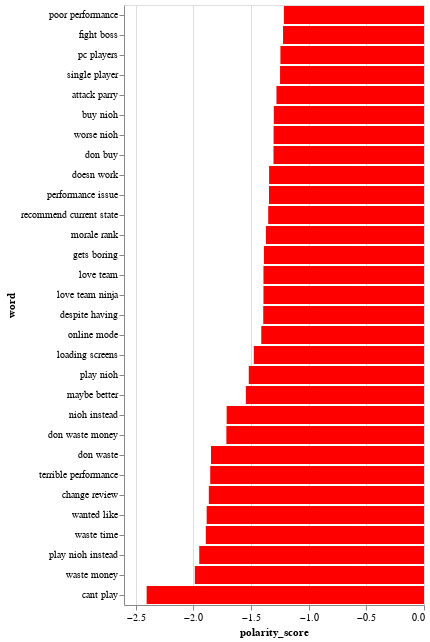

Notebook source saved alongside this figure:
### Code cell
make_polarity_chart(get_minus(get_polarities(reviews)))

### Figure 1 — Vega-Lite specification as saved in the notebook (floating-point values rounded to 4 significant figures)
{"config": {"view": {"continuousWidth": 300, "continuousHeight": 300}}, "data": {"name": "data-11a2863f3752cc55b7ff85cb219c5188"}, "mark": {"type": "bar"}, "encoding": {"color": {"condition": {"test": "(datum.polarity_score > 0)", "value": "steelblue"}, "value": "red"}, "x": {"field": "polarity_score", "type": "quantitative"}, "y": {"field": "word", "sort": "-x", "type": "nominal"}}, "height": 600, "$schema": "https://vega.github.io/schema/vega-lite/v5.8.0.json", "datasets": {"data-11a2863f3752cc55b7ff85cb219c5188": [{"word": "cant play", "polarity_score": -2.404}, {"word": "waste money", "polarity_score": -1.986}, {"word": "play nioh instead", "polarity_score": -1.948}, {"word": "waste time", "polarity_score": -1.891}, {"word": "wanted like", "polarity_score": -1.884}, {"word": "change review", "polarity_score": -1.865}, {"word": "terrible performance", "polarity_score": -1.853}, {"word": "don waste", "polarity_score": -1.846}, {"word": "don waste money", "polarity_score": -1.713}, {"word": "nioh instead", "polarity_score": -1.71}, {"word": "maybe better", "polarity_score": -1.544}, {"word": "play nioh", "polarity_score": -1.519}, {"word": "loading screens", "polarity_score": -1.475}, {"word": "online mode", "polarity_score": -1.41}, {"word": "despite having", "polarity_score": -1.393}, {"word": "love team", "polarity_score": -1.391}, {"word": "love team ninja", "polarity_score": -1.391}, {"word": "gets boring", "polarity_score": -1.387}, {"word": "morale rank", "polarity_score": -1.37}, {"word": "recommend current state", "polarity_score": -1.35}, {"word": "performance issue", "polarity_score": -1.343}, {"word": "doesn work", "polarity_score": -1.343}, {"word": "don buy", "polarity_score": -1.304}, {"word": "worse nioh", "polarity_score": -1.304}, {"word": "buy nioh", "polarity_score": -1.302}, {"word": "attack parry", "polarity_score": -1.279}, {"word": "single player", "polarity_score": -1.247}, {"word": "pc players", "polarity_score": -1.244}, {"word": "fight boss", "polarity_score": -1.222}, {"word": "poor performance", "polarity_score": -1.214}]}}
